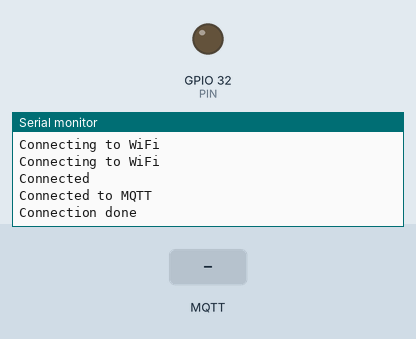
A program run on a simulated ESP32. Shown: output pins drawn as LEDs (lit = HIGH), the last lines printed to the serial monitor. Inputs (shaded band) come from the test bench. No MQTT or app messages arrive unless stated.

Above: at 2.7 s.
2.8 s: MQTT message "5" arrives on the first subscribed topic
At 4.0 s:
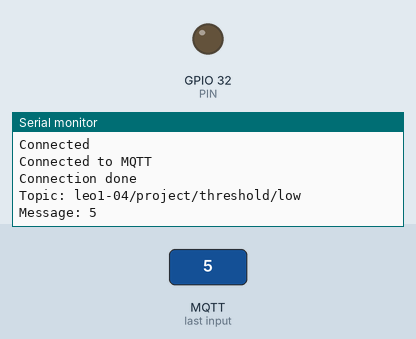
4.3 s: MQTT message "5" arrives on the second subscribed topic
At 5.1 s:
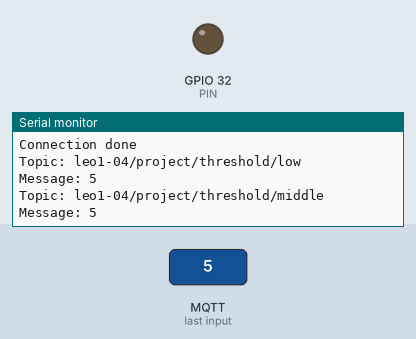
5.8 s: MQTT message "5" arrives on the third subscribed topic
At 6.3 s:
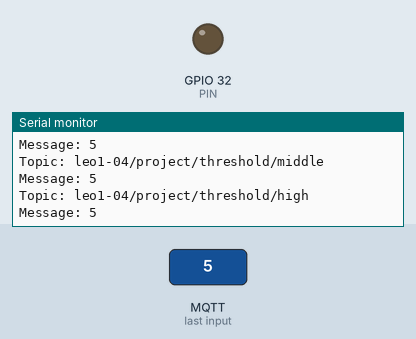

Measured:
- after the input at 2.8 s, the serial monitor: prints a new line at once (image 1)
- after the input at 4.3 s, the serial monitor: prints a new line at once (image 2)
- after the input at 5.8 s, the serial monitor: prints a new line at once (image 3)

The program:

main.cpp
```cpp
#include <Arduino.h>
#include <WiFi_Config.h>
#include <MQTT.h>

int lowThreshold = 700;
int mediumThreshold = 1500;
int highThreshold = 3000;

uint8_t PIN = 32;
int loops = 0;

void blink() {
  for (int i = 1; i <= loops; i++) {
    digitalWrite(PIN, HIGH);
    delay(500);
    digitalWrite(PIN, 0);
    delay(500);
  }
  delay(2000);
}

void lowBlinkCallback(byte* message, unsigned int length) {
  char payload[length];
  memcpy(payload, message, length);
  payload[sizeof message] = 0; //Null termination
  lowThreshold = atoi(payload);
}

void mediumBlinkCallback(byte* message, unsigned int length) {
  char payload[length];
  memcpy(payload, message, length);
  payload[sizeof message] = 0; //Null termination
  mediumThreshold = atoi(payload);
}

void highBlinkCallback(byte* message, unsigned int length) {
  char payload[length];
  memcpy(payload, message, length);
  payload[sizeof message] = 0; //Null termination
  highThreshold = atoi(payload);
}

void checkThresholds(byte* message, unsigned int length) {
  char* payload = (char*) (message);

  char* ptr = strtok(payload, ",");

  int co2Level = atoi(ptr);

  if (highThreshold < co2Level) {
    loops = 3;
  } else if (mediumThreshold < co2Level) {
    loops = 2;
  } else if (lowThreshold < co2Level) {
    loops = 1;
  } else {
    loops = 0;
  }

}

void setup() {
  pinMode(PIN, OUTPUT);

  // put your setup code here, to run once:
  Serial.begin(115200);
  initWifi();
  initMQTT();

  subscribeToTopic("leo1-04/project/threshold/low", lowBlinkCallback);
  subscribeToTopic("leo1-04/project/threshold/middle", mediumBlinkCallback);
  subscribeToTopic("leo1-04/project/threshold/high", highBlinkCallback);

  subscribeToTopic("big_bouncing_inflatable_green_ball", checkThresholds);
}

void loop() {
  // put your main code here, to run repeatedly:
  loopMQTT();
  if (loops != 0) {
    blink();
  }
}
```
